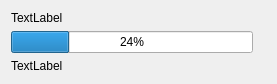
<?xml version="1.0" encoding="UTF-8"?>
<ui version="4.0">
 <class>Form</class>
 <widget class="QWidget" name="Form">
  <property name="geometry">
   <rect>
    <x>0</x>
    <y>0</y>
    <width>277</width>
    <height>80</height>
   </rect>
  </property>
  <property name="windowTitle">
   <string>Form</string>
  </property>
  <layout class="QHBoxLayout" name="horizontalLayout_2">
   <item>
    <layout class="QVBoxLayout" name="verticalLayout">
     <item>
      <layout class="QHBoxLayout" name="horizontalLayout">
       <item>
        <widget class="QLabel" name="label_name">
         <property name="text">
          <string>TextLabel</string>
         </property>
         <property name="alignment">
          <set>Qt::AlignLeading|Qt::AlignLeft|Qt::AlignVCenter</set>
         </property>
        </widget>
       </item>
      </layout>
     </item>
     <item>
      <widget class="QProgressBar" name="progressBar">
       <property name="value">
        <number>24</number>
       </property>
      </widget>
     </item>
     <item>
      <widget class="QLabel" name="label_process">
       <property name="text">
        <string>TextLabel</string>
       </property>
      </widget>
     </item>
    </layout>
   </item>
   <item>
    <widget class="QLabel" name="label">
     <property name="text">
      <string/>
     </property>
    </widget>
   </item>
  </layout>
 </widget>
 <resources/>
 <connections/>
</ui>
